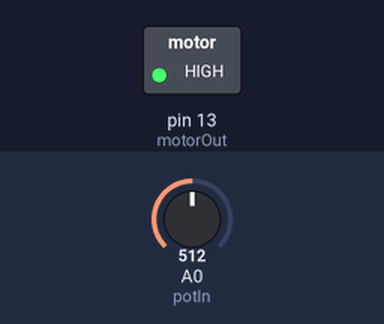
Simulated run of this sketch. Board: Arduino Uno, built with avr-gcc and run on an emulated ATmega328P. Shown: switched loads named in the sketch (green lamp = pin HIGH). Inputs (shaded band) come from the test bench; at power-on: A0 (potIn) = 512.

Above: at 1.2 s.
1.3 s: A0 (potIn) set to 141
2.8 s: A0 (potIn) set to 115
At 3.7 s:
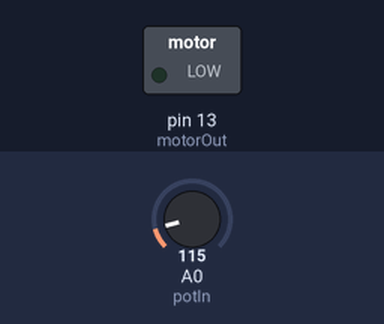
4.3 s: A0 (potIn) set to 306
At 4.8 s:
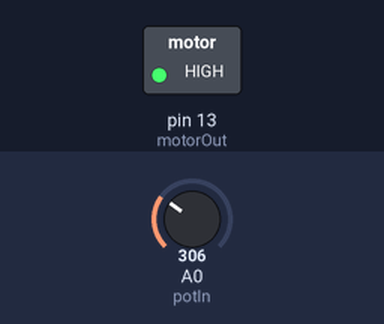
5.8 s: A0 (potIn) set to 122
At 7.2 s:
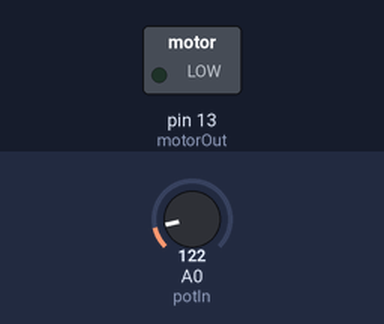
Timing chart, 0 to 8.3 s (numbered marks = the images above; inputs shaded):
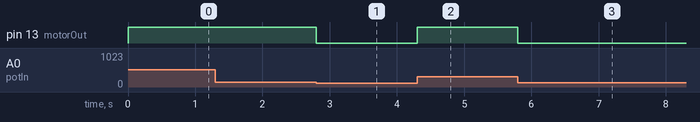

The sketch:

PWM.ino
```cpp
//Pulse Width Modulation refers to changing the width of the pulse to change the power supplied to the connected device.

//We do not change the level of voltage supplied but the time for which that voltage is supplied.
//i.e  We reduce the energy supplied and thus the power supplied for a unit time.

//In this project, we take the input as an analog value of the potentiometer.
//This is converted to a digtal value(0- 255) by the inbuilt ADC.
//Depending on the value of the input, we change the time the output is on.(PWM)
// The output is binary digital (0 or 1) and the time it remains HIGH is proportional to the analog input value.

//IF we need a motor to run with Arduino, we need to attach a motor driver which can increase(amplify) the current from the arduino
// as a motor requires a much higher current than what is being supplied by the arduino.

const int potIn = 14; //potIn is given a value of 14 which takes up some memory space.
#define motorOut 13 //where motor is a Macro which gets the Macro_value 13, during compile time and hence does not take up memory space.

int in;

void setup() {
  // put your setup code here, to run once:

  pinMode(potIn, INPUT);
  pinMode(motorOut, OUTPUT);

  Serial.begin(9600);
  //This sets up a serial communication.
  //The USB is used to send the code to the microC
  //When the code is run, the microC interacts via the USB cable using serial communication to send values to the PC which you can see on the COMM port.

}

void loop() {
  // put your main code here, to run repeatedly:
  analogWrite(motorOut, analogRead(potIn));

}
```

Measured:
- the behaviour switches between 128 and 127 on A0 (potIn) (found by bisection; images 0 and 1)
- after the input at 1.3 s, every drawn part: stays the same
- after the input at 2.8 s, pin 13 (motorOut): HIGH → LOW at once
- after the input at 4.3 s, pin 13 (motorOut): LOW → HIGH at once
- after the input at 5.8 s, pin 13 (motorOut): HIGH → LOW at once
